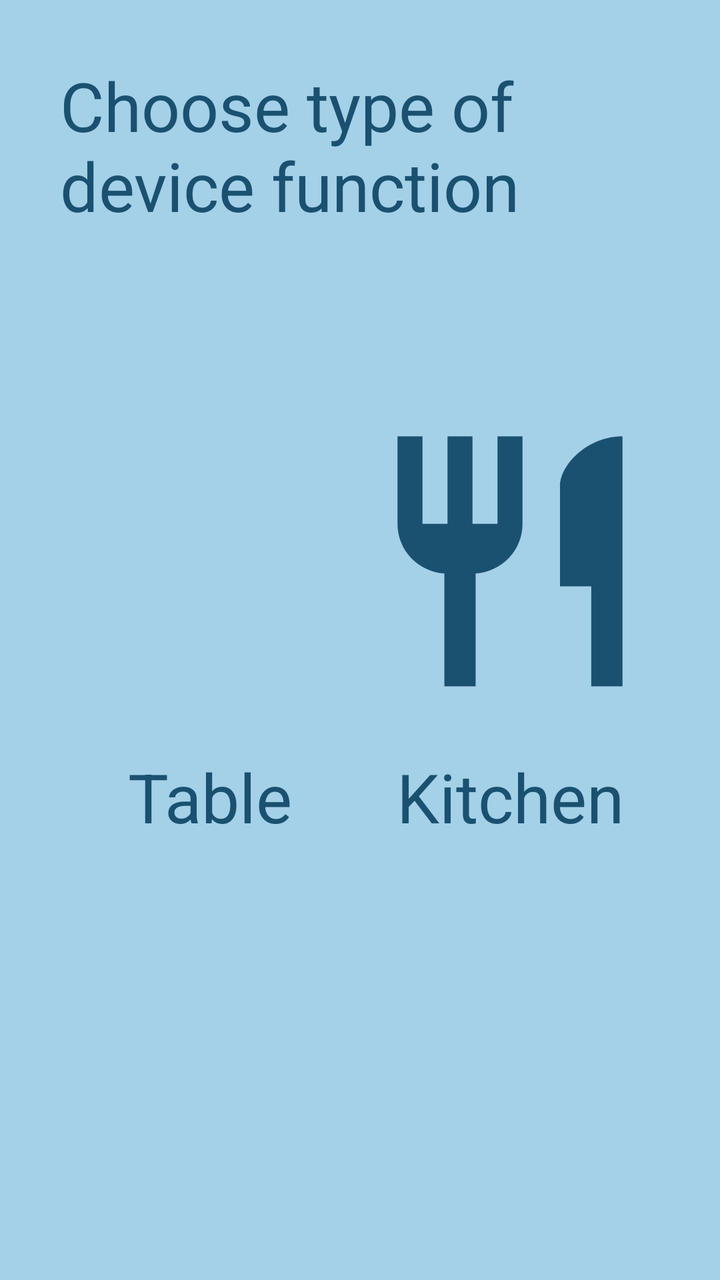
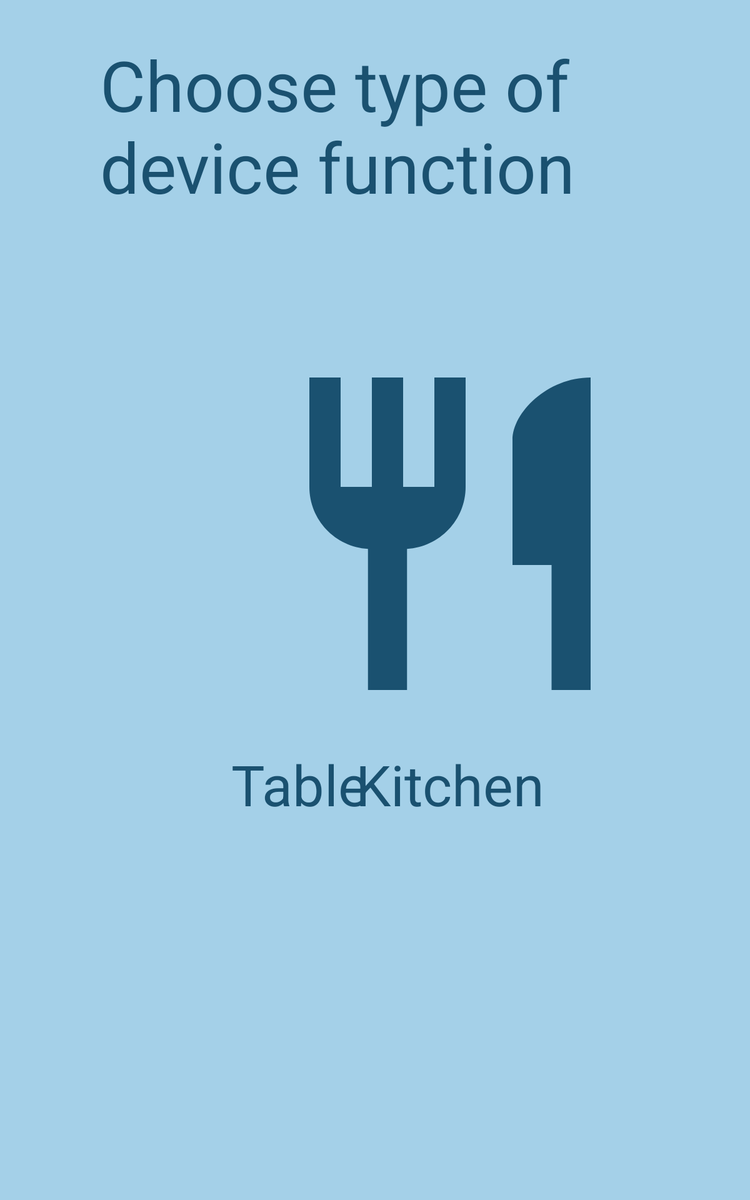

First picture: res/layout/ on a phone held upright. Second picture: the repository's own variant of that layout, on a device whose configuration matches the variant's folder. Source for both follows.
<!-- AndroidManifest.xml: application theme AppTheme -->
<!-- res/layout/new_type.xml -->
<?xml version="1.0" encoding="utf-8"?>

<androidx.constraintlayout.widget.ConstraintLayout xmlns:android="http://schemas.android.com/apk/res/android"
    xmlns:app="http://schemas.android.com/apk/res-auto"
    android:layout_width="match_parent"
    android:layout_height="match_parent"
    android:background="@color/colorAccent">

    <TextView
        android:id="@+id/textView14"
        android:layout_width="wrap_content"
        android:layout_height="wrap_content"
        android:textColor="@color/colorPrimaryDark"
        android:layout_marginTop="20dp"
        android:text="Table"
        android:textAppearance="@style/TextAppearance.AppCompat.Display1"
        app:layout_constraintEnd_toEndOf="@+id/tableImage"
        app:layout_constraintStart_toStartOf="@+id/tableImage"
        app:layout_constraintTop_toBottomOf="@+id/tableImage" />

    <TextView
        android:id="@+id/textView15"
        android:textColor="@color/colorPrimaryDark"
        android:layout_width="wrap_content"
        android:layout_height="wrap_content"
        android:layout_marginTop="20dp"
        android:text="Kitchen"
        android:textAppearance="@style/TextAppearance.AppCompat.Display1"
        app:layout_constraintEnd_toEndOf="@+id/kitchenImage"
        app:layout_constraintStart_toStartOf="@+id/kitchenImage"
        app:layout_constraintTop_toBottomOf="@+id/kitchenImage" />

    <TextView
        android:id="@+id/textView7"
        android:layout_width="0dp"
        android:layout_height="wrap_content"
        android:layout_marginStart="30dp"
        android:layout_marginTop="30dp"
        android:layout_marginEnd="30dp"
        android:text="@string/type_choose"
        android:textAppearance="@style/TextAppearance.AppCompat.Display1"
        android:textColor="@color/colorPrimaryDark"
        app:layout_constraintEnd_toEndOf="parent"
        app:layout_constraintStart_toStartOf="parent"
        app:layout_constraintTop_toTopOf="parent" />

    <ImageView
        android:id="@+id/kitchenImage"
        android:layout_width="150dp"

        android:layout_height="150dp"
        android:layout_marginEnd="30dp"
        app:layout_constraintEnd_toEndOf="parent"
        app:layout_constraintTop_toTopOf="@+id/tableImage"
        app:srcCompat="@drawable/food" />

    <ImageView
        android:id="@+id/tableImage"
        android:layout_width="150dp"
        android:layout_height="150dp"
        android:layout_marginStart="30dp"
        android:background="@drawable/phone"
        android:backgroundTint="@color/colorPrimaryDark"
        android:foregroundTint="@color/colorPrimaryDark"
        app:layout_constraintBottom_toBottomOf="parent"
        app:layout_constraintStart_toStartOf="parent"
        app:layout_constraintTop_toTopOf="parent"
        app:layout_constraintVertical_bias="0.42000002" />
</androidx.constraintlayout.widget.ConstraintLayout>
<!-- resources referenced by this layout -->
<resources>
  <color name="colorAccent">#A4D0E8</color>
  <color name="colorPrimaryDark">#1A5170</color>
  <!-- drawable food (drawable) -->
  <vector android:autoMirrored="true" android:height="24dp"
      android:tint="#1A5170" android:viewportHeight="24"
      android:viewportWidth="24" android:width="24dp" xmlns:android="http://schemas.android.com/apk/res/android">
      <path android:fillColor="@android:color/white" android:pathData="M11,9L9,9L9,2L7,2v7L5,9L5,2L3,2v7c0,2.12 1.66,3.84 3.75,3.97L6.75,22h2.5v-9.03C11.34,12.84 13,11.12 13,9L13,2h-2v7zM16,6v8h2.5v8L21,22L21,2c-2.76,0 -5,2.24 -5,4z"/>
  </vector>
  <string name="type_choose">Choose type of device function</string>
  <style name="AppTheme" parent="Theme.AppCompat.Light.NoActionBar">
          
          <item name="colorPrimary">@color/colorPrimaryDark</item>
          <item name="colorAccent">@color/colorAccent</item>
  
      </style>
</resources>
<!-- res/layout-sw600dp/new_type.xml (the author's variant of the layout above) -->
<!-- drawn on a 7-inch tablet held upright -->
<?xml version="1.0" encoding="utf-8"?>
<androidx.constraintlayout.widget.ConstraintLayout xmlns:android="http://schemas.android.com/apk/res/android"
    xmlns:app="http://schemas.android.com/apk/res-auto"
    android:layout_width="match_parent"
    android:layout_height="match_parent"
    android:background="@color/colorAccent">

    <TextView
        android:id="@+id/textView7"
        android:layout_width="0dp"

        android:layout_height="wrap_content"
        android:layout_marginStart="80dp"
        android:layout_marginTop="30dp"
        android:layout_marginEnd="80dp"
        android:text="@string/type_choose"
        android:textAppearance="@style/TextAppearance.AppCompat.Display3"
        android:textColor="@color/colorPrimaryDark"
        app:layout_constraintEnd_toEndOf="parent"
        app:layout_constraintStart_toStartOf="parent"
        app:layout_constraintTop_toTopOf="parent" />

    <ImageView
        android:id="@+id/kitchenImage"
        android:layout_width="300dp"

        android:layout_height="300dp"
        android:layout_marginEnd="90dp"
        app:layout_constraintEnd_toEndOf="parent"
        app:layout_constraintTop_toTopOf="@+id/tableImage"
        app:srcCompat="@drawable/food" />

    <ImageView
        android:id="@+id/tableImage"
        android:layout_width="300dp"
        android:layout_height="300dp"
        android:layout_marginStart="90dp"
        android:background="@drawable/phone"
        android:backgroundTint="@color/colorPrimaryDark"
        android:foregroundTint="@color/colorPrimaryDark"
        app:layout_constraintBottom_toBottomOf="parent"
        app:layout_constraintStart_toStartOf="parent"
        app:layout_constraintTop_toTopOf="parent"
        app:layout_constraintVertical_bias="0.42" />

    <TextView
        android:id="@+id/textView12"
        android:layout_width="wrap_content"
        android:layout_height="wrap_content"
        android:layout_marginTop="20dp"
        android:text="Kitchen"
        android:textAppearance="@style/TextAppearance.AppCompat.Display2"
        android:textColor="@color/colorPrimaryDark"
        app:layout_constraintEnd_toEndOf="@+id/kitchenImage"
        app:layout_constraintStart_toStartOf="@+id/kitchenImage"
        app:layout_constraintTop_toBottomOf="@+id/kitchenImage" />

    <TextView
        android:id="@+id/textView13"
        android:layout_width="wrap_content"
        android:layout_height="wrap_content"
        android:layout_marginTop="20dp"
        android:text="Table"
        android:textAppearance="@style/TextAppearance.AppCompat.Display2"
        android:textColor="@color/colorPrimaryDark"
        app:layout_constraintEnd_toEndOf="@+id/tableImage"
        app:layout_constraintStart_toStartOf="@+id/tableImage"
        app:layout_constraintTop_toBottomOf="@+id/tableImage" />
</androidx.constraintlayout.widget.ConstraintLayout>
